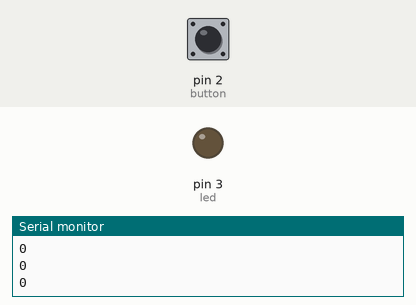
The sketch below on a simulated Arduino Uno, built with avr-gcc and run on an emulated ATmega328P. On the bench: output pins drawn as LEDs (lit = HIGH), the last lines printed to the serial monitor. Inputs (shaded band) come from the test bench; at power-on: pin 2 (button) LOW.

Above: at 1.8 s.
1.9 s: pin 2 (button) pulled HIGH for 0.6 s
At 2.4 s:
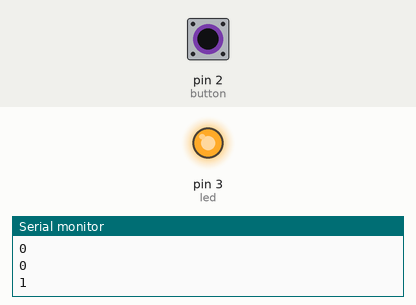
4.0 s: pin 2 (button) pulled HIGH for 3.2 s
At 8.8 s:
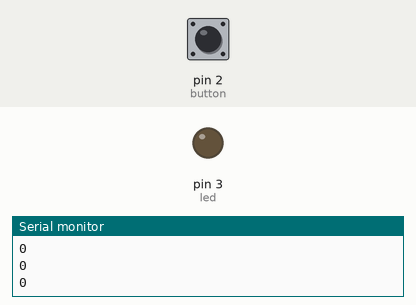
Timing chart, 0 to 10.3 s (numbered marks = the images above; inputs shaded):
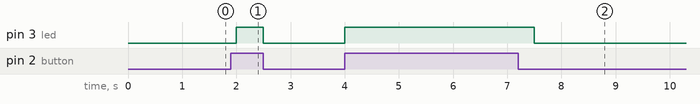

The sketch:

L5-button-pull-down.ino
```cpp
# define led 3
# define button 2


void setup()
{
  pinMode(led, OUTPUT);
  pinMode(button, INPUT);

  Serial.begin(9600);
}

void loop()
{
  int value = digitalRead(button);
  Serial.println(value);

  if (value == 1) {
    digitalWrite(led, HIGH);
  } else {
    digitalWrite(led, LOW);
  }

  delay(500);
}
```

Measured:
- after the input at 1.9 s, pin 3 (led): LOW → HIGH after 0.10 s, → LOW 0.50 s later
- after the input at 4.0 s, pin 3 (led): LOW → HIGH at once, → LOW 3.5 s later
